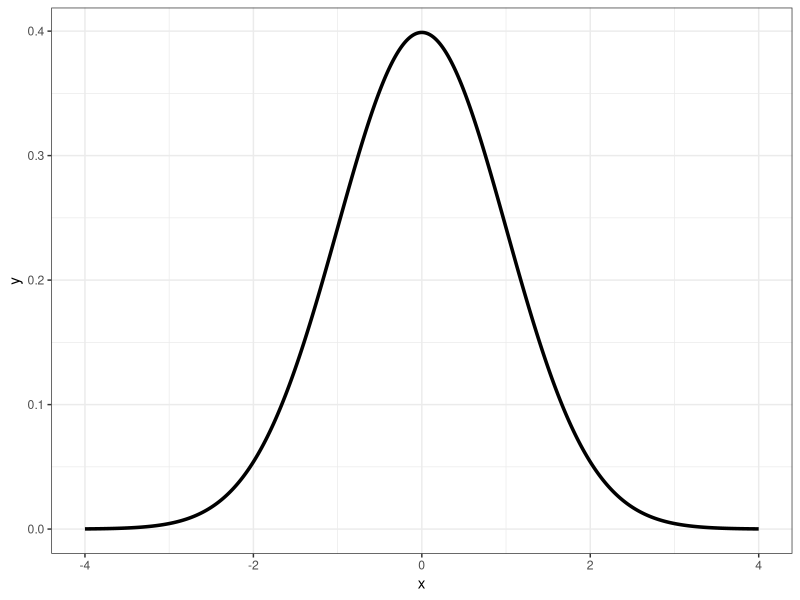
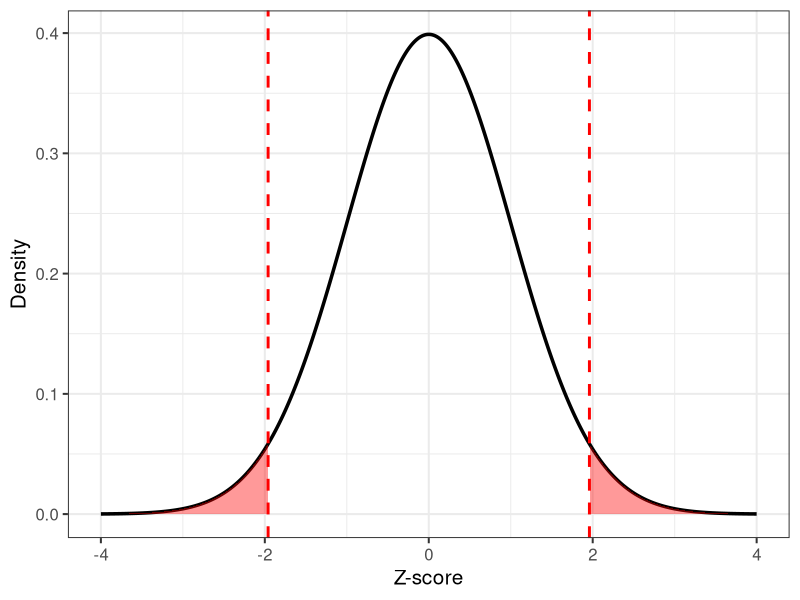
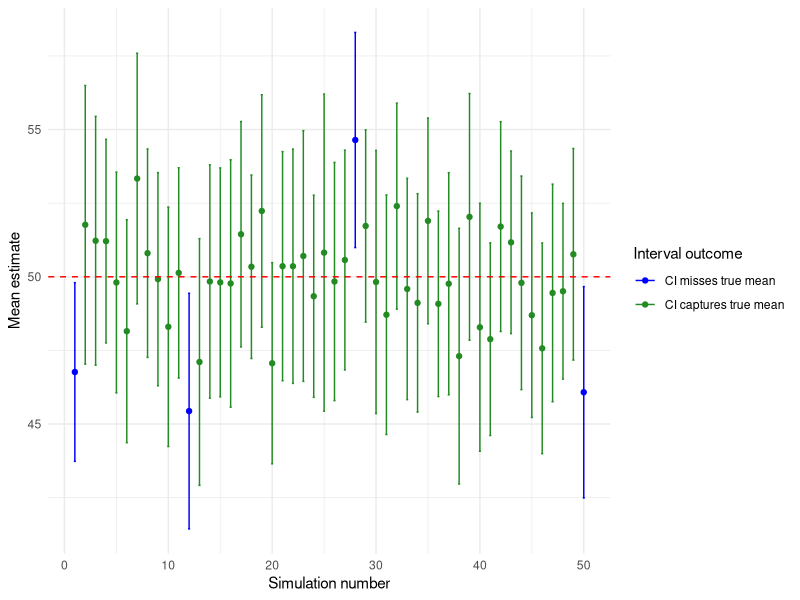

These figures' R source, in order:
## ---- chunk 1
# Load library
library(ggplot2)

# Critical values for 95% CI
alpha <- 0.05
z_crit <- qnorm(1 - alpha/2)  # 1.96

# Create data frame for the normal curve
x <- seq(-4, 4, length = 1000)
y <- dnorm(x)

df <- data.frame(x, y)

# Regions to shade
left_region  <- subset(df, x <= -z_crit)
right_region <- subset(df, x >= z_crit)

# Plot
ggplot(df, aes(x, y)) +
  geom_line(size = 1.2) +
  theme_bw()
## ---- chunk 2
# Load library

# Critical values for 95% CI
# Create data frame for the normal curve
x <- seq(-4, 4, length = 1000)
y <- dnorm(x)

df <- data.frame(x, y)

# Regions to shade
left_region  <- subset(df, x <= -z_crit)
right_region <- subset(df, x >= z_crit)

# Plot
ggplot(df, aes(x, y)) +
  geom_line(size = 1.2) +
  
  # Shade the critical regions
  geom_area(data = left_region, aes(x, y), fill = "red", alpha = 0.4) +
  geom_area(data = right_region, aes(x, y), fill = "red", alpha = 0.4) +
  
  # Vertical lines at critical values
  geom_vline(xintercept = c(-z_crit, z_crit),
             linetype = "dashed", size = 1, color = "red") +
  
  # Annotate
  labs(x = "Z-score", y = "Density") +
  theme_bw(base_size = 15)

## ---- chunk 3
#| echo: false
library(ggplot2)
library(dplyr)

# --- Simulation settings ---
n_sims <- 50        # number of samples
n <- 30             # sample size
true_mean <- 50     # true population mean
sd_pop <- 10        # population SD
alpha <- 0.05       # for 95% CI

# --- Run the simulations ---
results <- replicate(n_sims, {
  sample_vals <- rnorm(n, mean = true_mean, sd = sd_pop)
  xbar <- mean(sample_vals)
  se <- sd(sample_vals)/sqrt(n)
  
  # CI using t-distribution
  t_crit <- qt(1 - alpha/2, df = n - 1)
  lower <- xbar - t_crit * se
  upper <- xbar + t_crit * se
  
  contains <- (lower <= true_mean & upper >= true_mean)
  c(xbar = xbar, lower = lower, upper = upper, contains = contains)
})

df <- as.data.frame(t(results))
df$sim <- 1:n_sims
df$contains <- as.logical(df$contains)

# --- Plot ---
ggplot(df, aes(x = sim, y = xbar)) +
  geom_errorbar(aes(ymin = lower, ymax = upper, color = contains), width = 0.2) +
  geom_point(aes(color = contains)) +
  geom_hline(yintercept = true_mean, linetype = "dashed", color = "red") +
  scale_color_manual(values = c("blue", "forestgreen"),
                     labels = c("CI misses true mean", "CI captures true mean")) +
  labs(
    x = "Simulation number",
    y = "Mean estimate",
    color = "Interval outcome"
  ) +
  theme_minimal()

